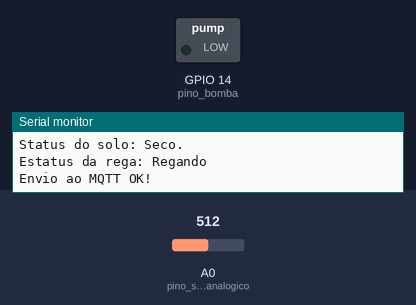
The sketch below on a simulated ESP8266 (NodeMCU). On the bench: switched loads named in the sketch (green lamp = pin HIGH), the last lines printed to the serial monitor. The test bench sets the inputs (shaded band); at power-on: A0 (pino_sinal_analogico) = 512. WiFi joins after 1.5 s; servers stay silent unless stated; no MQTT or app messages arrive unless stated.

Above: at 2.7 s.
2.8 s: A0 (pino_sinal_analogico) set to 481
At 5.7 s:
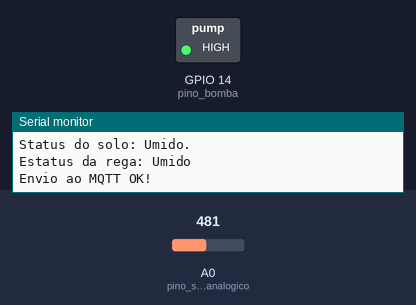
12.3 s: A0 (pino_sinal_analogico) set to 510
At 14.7 s:
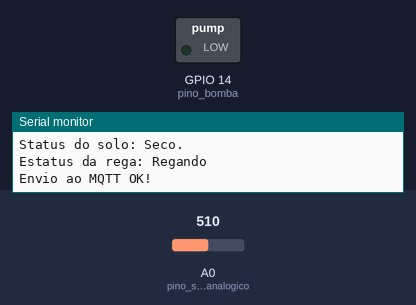
15.5 s: A0 (pino_sinal_analogico) set to 491
At 18.2 s:
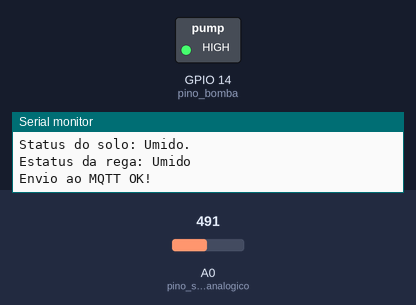
Timing chart, 0 to 19.7 s (numbered marks = the images above; inputs shaded):
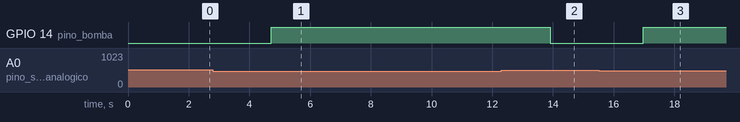

The sketch:

RegaInteligente.ino
```cpp
#include <ESP8266WiFi.h>
#include <PubSubClient.h>

#define DEBUG
#define pino_sinal_analogico A0

#define pino_bomba 14

int valor_analogico;
String strMSG = "0";
char mensagem[30];

const char* ssid = "RegaMackenzie";
const char* password =  "123456jose";
const char* mqttServer = "hairdresser.cloudmqtt.com";
const char* mqttUser = "dkdbaexj";
const char* mqttPassword = "AOynil0SnPmd";
const int mqttPort = 16641;
const char* mqttTopicSub = "rega";

WiFiClient espClient;
PubSubClient client(espClient);


void setup() {
  Serial.begin(9600);
  pinMode(pino_sinal_analogico, INPUT);
  pinMode(pino_bomba, OUTPUT);

  WiFi.begin(ssid, password);

  while (WiFi.status() != WL_CONNECTED) {
    delay(500);
#ifdef DEBUG
    Serial.println("Aguarde! Conectando ao Wi-Fi.");
#endif
  }
#ifdef DEBUG
  Serial.println("Conexão OK!");
#endif

  client.setServer(mqttServer, mqttPort);
  client.setCallback(callback);

  while (!client.connected()) {
#ifdef DEBUG
    Serial.println("Conectando ao MQTT.");
#endif

    if (client.connect("ESP8266Client", mqttUser, mqttPassword )) {
#ifdef DEBUG
      Serial.println("Conectado com sucesso!");
      Serial.println("--------------------------------");
#endif

    } else {
#ifdef DEBUG
      Serial.print("Erro: ");
      Serial.print(client.state());
#endif
      delay(2000);
    }
  }

  client.subscribe(mqttTopicSub);

}

void loop() {

  if (!client.connected()) {
    Serial.print("Passou no Connected");
    reconect();

  }


  valor_analogico = analogRead(pino_sinal_analogico);

  Serial.println("--------------------------------");
  Serial.print("Leitura do sensor: ");
  Serial.println(valor_analogico);

    if (valor_analogico >= 0 && valor_analogico < 500)
    {
      Serial.println("Status do solo: Umido.");

      digitalWrite (pino_bomba, HIGH);


      sprintf(mensagem, "Umido");
      Serial.print("Estatus da rega: ");
      Serial.println(mensagem);
      client.publish("rega", mensagem);
      Serial.println("Envio ao MQTT OK!");

    }


    if (valor_analogico >= 501 && valor_analogico <= 1024)
    {
      Serial.println("Status do solo: Seco.");

      digitalWrite (pino_bomba, LOW);


      sprintf(mensagem, "Regando");
      Serial.print("Estatus da rega: ");
      Serial.println(mensagem);
      client.publish("rega", mensagem);
      Serial.println("Envio ao MQTT OK!");

    }
  delay(3000);

  client.loop();

}

void callback(char* topic, byte* payload, unsigned int length) {


  payload[length] = '\0';
  strMSG = String((char*)payload);

#ifdef DEBUG
  Serial.print("Mensagem topic: ");
  Serial.println(topic);
  Serial.print("Mensagem:");
  Serial.print(strMSG);
  Serial.println();
  Serial.println("--------------------------------");
#endif

}


void reconect() {

  while (!client.connected()) {
#ifdef DEBUG
    Serial.print("Tentando conectar ao servidor MQTT");
#endif

    bool conectado = strlen(mqttUser) > 0 ?
                     client.connect("ESP8266Client", mqttUser, mqttPassword) :
                     client.connect("ESP8266Client");

    if (conectado) {
#ifdef DEBUG
      Serial.println("Conectado!");
#endif

      client.subscribe(mqttTopicSub, 1);
    } else {
#ifdef DEBUG
      Serial.println("Falha durante a conexão. Code: ");
      Serial.println( String(client.state()).c_str());
      Serial.println("Tentando novamente em 30s");
#endif

      delay(20000);
    }
  }
}
```

Measured:
- the behaviour switches between 500 and 499 on A0 (pino_sinal_analogico) (found by bisection; images 0 and 1)
- after the input at 2.8 s, GPIO 14 (pino_bomba): LOW → HIGH after 1.9 s
- after the input at 12.3 s, GPIO 14 (pino_bomba): HIGH → LOW after 1.6 s
- after the input at 15.5 s, GPIO 14 (pino_bomba): LOW → HIGH after 1.5 s
